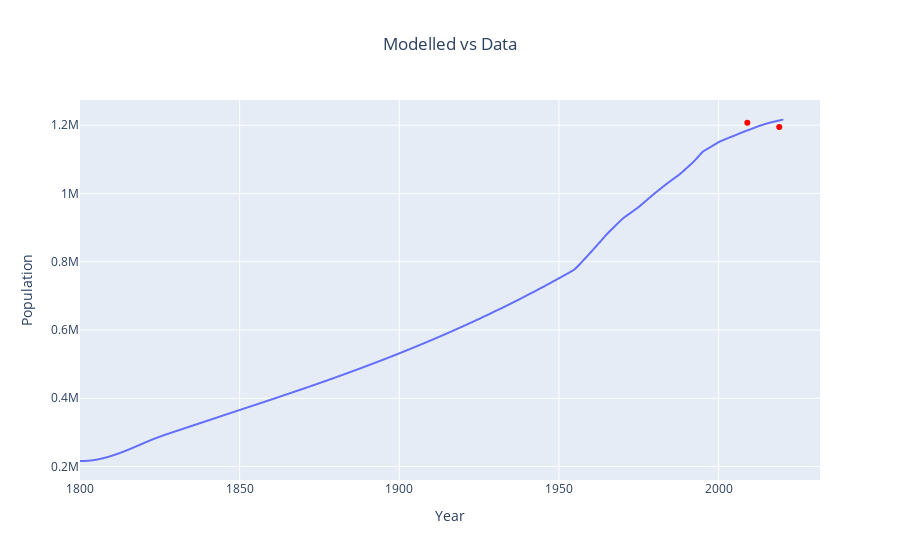

Notebook code cell kept with this figure:
### Code cell
fig2_1 = px.line(
    derived_df_0,
    x=derived_df_0.index,
    y="total_population",
)
fig2_2 = px.scatter(x= plots['total_population']['times'], y = plots['total_population']['values'])
fig2_2.update_traces(marker=dict(color="red"))
fig2_3 = go.Figure(
    data=fig2_1.data + fig2_2.data,
)
fig2_3.update_layout(
    title="Modelled vs Data", title_x=0.5, xaxis_title="Year", yaxis_title="Population"
)
fig2_3.show()

### Figure 1 — Plotly figure (JSON) as saved in the notebook; plotly's stock layout.template omitted (floating-point values rounded to 4 significant figures; data arrays with more than 128 entries replaced by an {"elided": "..."} marker saying what was removed)
{"data": [{"hovertemplate": "index=%{x}<br>total_population=%{y}<extra></extra>", "legendgroup": "", "line": {"color": "#636efa", "dash": "solid"}, "marker": {"symbol": "circle"}, "mode": "lines", "name": "", "showlegend": false, "type": "scattergl", "x": {"elided": "2201 float values"}, "xaxis": "x", "y": {"elided": "2201 float values"}, "yaxis": "y"}, {"hovertemplate": "x=%{x}<br>y=%{y}<extra></extra>", "legendgroup": "", "marker": {"color": "red", "symbol": "circle"}, "mode": "markers", "name": "", "orientation": "v", "showlegend": false, "type": "scatter", "x": [2009, 2019], "xaxis": "x", "y": [1207100, 1194300], "yaxis": "y"}], "layout": {"title": {"text": "Modelled vs Data", "x": 0.5}, "xaxis": {"title": {"text": "Year"}}, "yaxis": {"title": {"text": "Population"}}}}
